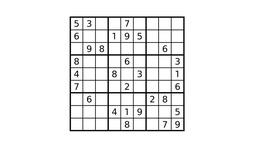
#> input picture project/resources/sod7.jpg, 256 x 146 px, shrunk from 1575 x 900 before the run
$ python -i ahasd.py   (imports and definitions only)
#> lines starting #> are read from the running program, lines starting #| are printed output that depends on the picture; after the words box and inside, x2 and y2 are one past the last pixel; in counts of white or black regions, pixels touching at a corner belong together
'''This class takes an image path as input, performs preprocessing, identifies the
grid, crops the grid, corrects perspective, writes all these stages to StagesImages folder and
finally slices the grid into 81 cells and returns the 2D array of 81 cell images'''
import cv2
import os
import numpy as np


class BoardExtractor:
    '''Initializes the Class'''

    def __init__(self, imagepath):
#> called with imagepath = 'resources/sod7.jpg'
        self.image = cv2.imread(imagepath, 0)
#> self.image is the input picture: shape (146, 256); min 0, max 255, mean 237.6
        self.originalimage = np.copy(self.image)
        self.extractedgrid = None

    '''This function blurs the image, applies thresholding, inverts it and dilates the image'''

    # [38 lines left out: function preprocess_image, not called in this run]

    '''This function finds the grid (the biggest blob), uses Hough transform to find lines,
    fuses related lines, finds the border lines of the grid, warps the board to correct
    perspective and stores the board in self.extractedgrid'''

    def detect_and_crop_grid(self):

        # Using flood filling to find the biggest blob in the picture
        outerbox = self.image
        maxi = -1
        maxpt = None
        value = 10
        try:
            os.remove("StagesImages/5.jpg")
        except:
            pass
        height, width = np.shape(outerbox)
#> height = 146; width = 256
        for y in range(height):
            row = self.image[y]
            for x in range(width):
                if row[x] >= 128:
                    area = cv2.floodFill(outerbox, None, (x, y), 64)[0]
                    if value > 0:
                        cv2.imwrite("StagesImages/5.jpg", outerbox)
                        value -= 1
                    if area > maxi:
                        maxpt = (x, y)
                        maxi = area
#> this loop made 146 passes
#> pass 1, in detect_and_crop_grid, `cv2.imwrite("StagesImages/5.jpg", outerbox)`:
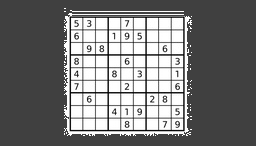
#> saved as 5.jpg: shape (146, 256); min 0, max 255, mean 121.7
#> after the loop:
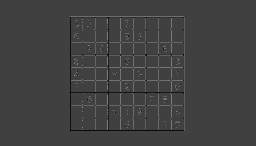
#> outerbox: shape (146, 256); min 0, max 127, mean 65.2
#> after the loop, maxi = 22685; maxpt = (0, 0); value = 0

        # Floodfill the biggest blob with white (Our sudoku board's outer grid)
        cv2.floodFill(outerbox, None, maxpt, (255, 255, 255))
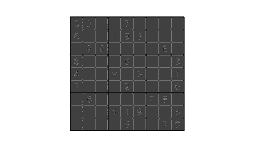
#> outerbox: shape (146, 256); min 0, max 255, mean 188.6

        # Floodfill the other blobs with black
        for y in range(height):
            row = self.image[y]
            for x in range(width):
                if row[x] == 64 and x != maxpt[0] and y != maxpt[1]:
                    cv2.floodFill(outerbox, None, (x, y), 0)
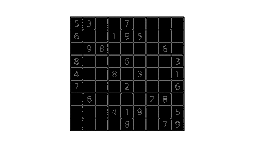
#> outerbox: shape (146, 256); min 0, max 255, mean 170.7
        try:
            os.remove("StagesImages/6.jpg")
        except:
            pass
        cv2.imwrite("StagesImages/6.jpg", outerbox)

        # Eroding it a bit to restore the image
        kernel = np.array([[0, 1, 0], [1, 1, 1], [0, 1, 0]], np.uint8)
        outerbox = cv2.erode(outerbox, kernel)
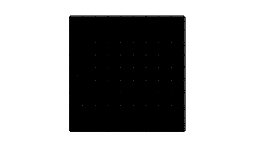
#> outerbox: shape (146, 256); min 0, max 255, mean 162.7
        try:
            os.remove("StagesImages/7.jpg")
        except:
            pass
        cv2.imwrite("StagesImages/7.jpg", outerbox)

        # Using "Hough Transform" to detect lines
        lines = cv2.HoughLines(outerbox, 1, np.pi / 180, 200)
#> lines = 33 rows, first 8: [144, 1.5], [18, 1.52], [21, 1.5], [14, 1.52], [142, 1.52], [145, 1.52], [13, 1.54], [138, 1.54]

        '''This function takes a line in it's normal form and draws it on an image'''

        def drawLine(line, img):
            height, width = np.shape(img)
            if line[0][1] != 0:
                m = -1 / np.tan(line[0][1])
                c = line[0][0] / np.sin(line[0][1])
                cv2.line(img, (0, int(c)), (width, int(m * width + c)), 255)
            else:
                cv2.line(img, (line[0][0], 0), (line[0][0], height), 255)
            return img

        # Draw and display all the lines
        tmpimg = np.copy(outerbox)
        for i in range(len(lines)):
            tmpimp = drawLine(lines[i], tmpimg)
#> this loop made 33 passes
#> (m in drawLine, c in drawLine) on passes 1 to 12: (-0.0699, 144.4), (-0.0524, 18.02), (-0.0699, 21.05), (-0.0524, 14.02), (-0.0524, 142.2), (-0.0524, 145.2), (-0.0349, 13.01), (-0.0349, 138.1), (-0.0349, 143.1), (-0.0175, 7), (0.0175, 139), (0.0349, 7)
        try:
            os.remove("StagesImages/8.jpg")
        except:
            pass
        cv2.imwrite("StagesImages/8.jpg", tmpimg)
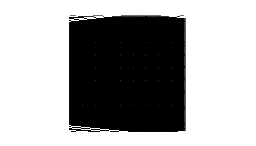
#> saved as 8.jpg: shape (146, 256); min 0, max 255, mean 164.5

        '''This function takes a list of lines and an image, fuses related a.k.a close
        lines and returns the modified list of lines'''

        def mergeLines(lines, img):
            height, width = np.shape(img)
#> height = 146; width = 256
            for current in lines:
                if current[0][0] is None and current[0][1] is None:
                    continue
                p1 = current[0][0]
                theta1 = current[0][1]
                pt1current = [None, None]
                pt2current = [None, None]
                # If the line is almost horizontal
                if theta1 > np.pi * 45 / 180 and theta1 < np.pi * 135 / 180:
                    pt1current[0] = 0
                    pt1current[1] = p1 / np.sin(theta1)
                    pt2current[0] = width
                    pt2current[1] = -pt2current[0] / np.tan(theta1) + p1 / np.sin(theta1)
                # If the line is almost vertical
                else:
                    pt1current[1] = 0
                    pt1current[0] = p1 / np.cos(theta1)
                    pt2current[1] = height
                    pt2current[0] = -pt2current[1] * np.tan(theta1) + p1 / np.cos(theta1)
                # Now to fuse lines
                for pos in lines:
                    if pos[0].all() == current[0].all():
                        continue
                    if abs(pos[0][0] - current[0][0]) < 20 and abs(pos[0][1] - current[0][1]) < np.pi * 10 / 180:
                        p = pos[0][0]
                        theta = pos[0][1]
                        pt1 = [None, None]
                        pt2 = [None, None]
                        # If the line is almost horizontal
                        if theta > np.pi * 45 / 180 and theta < np.pi * 135 / 180:
                            pt1[0] = 0
                            pt1[1] = p / np.sin(theta)
                            pt2[0] = width
                            pt2[1] = -pt2[0] / np.tan(theta) + p / np.sin(theta)
                        # If the line is almost vertical
                        else:
                            pt1[1] = 0
                            pt1[0] = p / np.cos(theta)
                            pt2[1] = height
                            pt2[0] = -pt2[1] * np.tan(theta) + p / np.cos(theta)
                        # If the endpoints are close to each other, merge the lines
                        if (pt1[0] - pt1current[0]) ** 2 + (pt1[1] - pt1current[1]) ** 2 < 64 ** 2 and (
                                pt2[0] - pt2current[0]) ** 2 + (pt2[1] - pt2current[1]) ** 2 < 64 ** 2:
                            current[0][0] = (current[0][0] + pos[0][0]) / 2
                            current[0][1] = (current[0][1] + pos[0][1]) / 2
                            pos[0][0] = None
                            pos[0][1] = None
#> this loop made 33 passes
#> (p1, theta1) on passes 1 to 12: (144, 1.5), (18, 1.52), (21, 1.5), (14, 1.52), (142, 1.52), (145, 1.52), (13, 1.54), (138, 1.54), (143, 1.54), (7, 1.55), (139, 1.59), (7, 1.61)
#> (p1, theta1) on passes 19, 24: (nan, nan), (nan, nan)
#> after the loop, pos = [[29, 1.45]]
            # Now to remove the "None" Lines
            lines = list(filter(lambda a: a[0][0] is not None and a[0][1] is not None, lines))
#> lines = 33 items, first 6: [[144, 1.5]], [[4.5, 1.58]], [[21, 1.5]], [[14, 1.52]], [[142, 1.52]], [[145, 1.52]]
            return lines

        # Call the Merge Lines function and store the fused lines
        lines = mergeLines(lines, outerbox)

        # Now to find the extreme lines (The approximate borders of our sudoku board

        topedge = [[1000, 1000]]
        bottomedge = [[-1000, -1000]]
        leftedge = [[1000, 1000]]
        leftxintercept = 100000
        rightedge = [[-1000, -1000]]
        rightxintercept = 0
        for i in range(len(lines)):
            current = lines[i][0]
            p = current[0]
            theta = current[1]
            xIntercept = p / np.cos(theta)

            # If the line is nearly vertical
            if theta > np.pi * 80 / 180 and theta < np.pi * 100 / 180:
                if p < topedge[0][0]:
                    topedge[0] = current[:]
                if p > bottomedge[0][0]:
                    bottomedge[0] = current[:]

            # If the line is nearly horizontal
            if theta < np.pi * 10 / 180 or theta > np.pi * 170 / 180:
                if xIntercept > rightxintercept:
                    rightedge[0] = current[:]
                    rightxintercept = xIntercept
                elif xIntercept <= leftxintercept:
                    leftedge[0] = current[:]
                    leftxintercept = xIntercept
#> this loop made 33 passes
#> (p, theta, xIntercept) on passes 1 to 12: (144, 1.5, 2064.3), (4.5, 1.58, -515.7), (21, 1.5, 301), (14, 1.52, 267.5), (142, 1.52, 2713.2), (145, 1.52, 2770.6), (13, 1.54, 372.5), (138, 1.54, 3954.2), (143, 1.54, 4097.5), (7, 1.55, 401.1), (139, 1.59, -7964.5), (7, 1.61, -200.6)
#> after the loop, bottomedge = [[145, 1.52]]; leftedge = [[1000, 1000]]; leftxintercept = 100000; rightedge = [[-1000, -1000]]; rightxintercept = 0; topedge = [[-5, 1.69]]

        # Drawing the lines
        tmpimg = np.copy(outerbox)
        tmppp = np.copy(self.originalimage)
        tmppp = drawLine(leftedge, tmppp)
        tmppp = drawLine(rightedge, tmppp)
        tmppp = drawLine(topedge, tmppp)
#> in drawLine (call 36), `cv2.line(img, (0, int(c)), (width, int(m * width + c)), 255)`: img: shape (146, 256); 0.1% of pixels changed, all inside (x1, y1, x2, y2) = (128, 11, 191, 19)
        tmppp = drawLine(bottomedge, tmppp)
#> in drawLine (call 37), `cv2.line(img, (0, int(c)), (width, int(m * width + c)), 255)`: img: shape (146, 256); min 0, max 255, mean 237.7

        tmpimg = drawLine(leftedge, tmpimg)
        tmpimg = drawLine(rightedge, tmpimg)
        tmpimg = drawLine(topedge, tmpimg)
#> in drawLine (call 40), `cv2.line(img, (0, int(c)), (width, int(m * width + c)), 255)`: img: shape (146, 256); 0.07% of pixels changed, all inside (x1, y1, x2, y2) = (161, 15, 186, 18)
        tmpimg = drawLine(bottomedge, tmpimg)
        try:
            os.remove("StagesImages/9.jpg")
        except:
            pass
        cv2.imwrite("StagesImages/9.jpg", tmpimg)

        leftedge = leftedge[0]
#> leftedge = [1000, 1000]
        rightedge = rightedge[0]
#> rightedge = [-1000, -1000]
        bottomedge = bottomedge[0]
#> bottomedge = [145, 1.52]
        topedge = topedge[0]
#> topedge = [-5, 1.69]

        # Calculating two points that lie on each of the four lines
        left1 = [None, None]
        left2 = [None, None]
        right1 = [None, None]
        right2 = [None, None]
        top1 = [None, None]
        top2 = [None, None]
        bottom1 = [None, None]
        bottom2 = [None, None]

        if leftedge[1] != 0:
            left1[0] = 0
            left1[1] = leftedge[0] / np.sin(leftedge[1])
            left2[0] = width
            left2[1] = -left2[0] / np.tan(leftedge[1]) + left1[1]
        else:
            left1[1] = 0
            left1[0] = leftedge[0] / np.cos(leftedge[1])
            left2[1] = height
            left2[0] = left1[0] - height * np.tan(leftedge[1])

        if rightedge[1] != 0:
            right1[0] = 0
            right1[1] = rightedge[0] / np.sin(rightedge[1])
            right2[0] = width
            right2[1] = -right2[0] / np.tan(rightedge[1]) + right1[1]
        else:
            right1[1] = 0
            right1[0] = rightedge[0] / np.cos(rightedge[1])
            right2[1] = height
            right2[0] = right1[0] - height * np.tan(rightedge[1])

        bottom1[0] = 0
        bottom1[1] = bottomedge[0] / np.sin(bottomedge[1])

        bottom2[0] = width
        bottom2[1] = -bottom2[0] / np.tan(bottomedge[1]) + bottom1[1]

        top1[0] = 0
        top1[1] = topedge[0] / np.sin(topedge[1])
        top2[0] = width
        top2[1] = -top2[0] / np.tan(topedge[1]) + top1[1]

        # Next, we find the intersection of these four lines

        leftA = left2[1] - left1[1]
#> leftA = -174.1
        leftB = left1[0] - left2[0]
#> leftB = -256
        leftC = leftA * left1[0] + leftB * left1[1]
#> leftC = -309597.7

        rightA = right2[1] - right1[1]
#> rightA = 174.1
        rightB = right1[0] - right2[0]
#> rightB = -256
        rightC = rightA * right1[0] + rightB * right1[1]
#> rightC = -309597.7

        topA = top2[1] - top1[1]
#> topA = 31.43
        topB = top1[0] - top2[0]
#> topB = -256
        topC = topA * top1[0] + topB * top1[1]
#> topC = 1289.6

        bottomA = bottom2[1] - bottom1[1]
#> bottomA = -13.42
        bottomB = bottom1[0] - bottom2[0]
#> bottomB = -256
        bottomC = bottomA * bottom1[0] + bottomB * bottom1[1]
#> bottomC = -37170.9

        # Intersection of left and top

        detTopLeft = leftA * topB - leftB * topA
#> detTopLeft = 52619.3

        ptTopLeft = ((topB * leftC - leftB * topC) / detTopLeft, (leftA * topC - topA * leftC) / detTopLeft)
#> ptTopLeft = (1512.5, 180.7)

        # Intersection of top and right

        detTopRight = rightA * topB - rightB * topA
#> detTopRight = -36525.7

        ptTopRight = ((topB * rightC - rightB * topC) / detTopRight, (rightA * topC - topA * rightC) / detTopRight)
#> ptTopRight = (-2178.9, -272.6)

        # Intersection of right and bottom

        detBottomRight = rightA * bottomB - rightB * bottomA
#> detBottomRight = -48007.1

        ptBottomRight = (
            (bottomB * rightC - rightB * bottomC) / detBottomRight,
            (rightA * bottomC - bottomA * rightC) / detBottomRight)
#> ptBottomRight = (-1452.7, 221.3)

        # Intersection of bottom and left

        detBottomLeft = leftA * bottomB - leftB * bottomA
#> detBottomLeft = 41137.9

        ptBottomLeft = ((bottomB * leftC - leftB * bottomC) / detBottomLeft,
                        (leftA * bottomC - bottomA * leftC) / detBottomLeft)
#> ptBottomLeft = (1695.3, 56.35)

        # Plotting the found extreme points
        cv2.circle(tmppp, (int(ptTopLeft[0]), int(ptTopLeft[1])), 5, 0, -1)
        cv2.circle(tmppp, (int(ptTopRight[0]), int(ptTopRight[1])), 5, 0, -1)
        cv2.circle(tmppp, (int(ptBottomLeft[0]), int(ptBottomLeft[1])), 5, 0, -1)
        cv2.circle(tmppp, (int(ptBottomRight[0]), int(ptBottomRight[1])), 5, 0, -1)
        try:
            os.remove("StagesImages/10.jpg")
        except:
            pass
        cv2.imwrite("StagesImages/10.jpg", tmppp)

        # Finding the maximum length side

        leftedgelensq = (ptBottomLeft[0] - ptTopLeft[0]) ** 2 + (ptBottomLeft[1] - ptTopLeft[1]) ** 2
#> leftedgelensq = 48870.5
        rightedgelensq = (ptBottomRight[0] - ptTopRight[0]) ** 2 + (ptBottomRight[1] - ptTopRight[1]) ** 2
#> rightedgelensq = 771326.5
        topedgelensq = (ptTopRight[0] - ptTopLeft[0]) ** 2 + (ptTopLeft[1] - ptTopRight[1]) ** 2
#> topedgelensq = 13832211.2
        bottomedgelensq = (ptBottomRight[0] - ptBottomLeft[0]) ** 2 + (ptBottomLeft[1] - ptBottomRight[1]) ** 2
#> bottomedgelensq = 9937330.5
        maxlength = int(max(leftedgelensq, rightedgelensq, bottomedgelensq, topedgelensq) ** 0.5)
#> maxlength = 3719

        # Correcting the skewed perspective
        src = [(0, 0)] * 4
        dst = [(0, 0)] * 4
        src[0] = ptTopLeft[:]
        dst[0] = (0, 0)
        src[1] = ptTopRight[:]
        dst[1] = (maxlength - 1, 0)
        src[2] = ptBottomRight[:]
        dst[2] = (maxlength - 1, maxlength - 1)
        src[3] = ptBottomLeft[:]
        dst[3] = (0, maxlength - 1)
        src = np.array(src).astype(np.float32)
#> src = [[1512.5, 180.7], [-2178.9, -272.6], [-1452.7, 221.3], [1695.3, 56.35]]
        dst = np.array(dst).astype(np.float32)
#> dst = [[0, 0], [3718, 0], [3718, 3718], [0, 3718]]
        self.extractedgrid = cv2.warpPerspective(self.originalimage, cv2.getPerspectiveTransform(src, dst),
                                                 (maxlength, maxlength))
#> self.extractedgrid: shape (3719, 3719); every value is 0
        try:
            os.remove("StagesImages/11.jpg")
        except:
            pass
        cv2.imwrite("StagesImages/11.jpg", self.extractedgrid)
        # Resizing the grid to a 252X252 size because MNIST has 28X28 images
        self.extractedgrid = cv2.resize(self.extractedgrid, (252, 252))
#> self.extractedgrid: shape (252, 252); every value is 0

    '''This function thresholds, inverts, slices the grid into 81 pieces and returns the 2D array
    of cell images'''

    # [41 lines left out: function create_image_grid, not called in this run]

>>> result = BoardExtractor('resources/sod7.jpg').detect_and_crop_grid()

$ run again, on project/resources/sod8.jpg
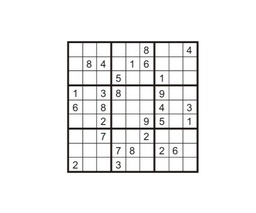
#> input picture project/resources/sod8.jpg, 256 x 213 px, shrunk from 577 x 479 before the run
#> after the loop in detect_and_crop_grid, `for y in range(height):`:
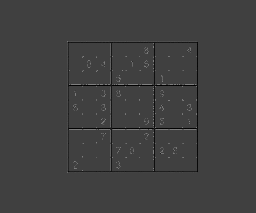
#> outerbox: shape (213, 256); min 0, max 127, mean 63.8
#> after the loop in detect_and_crop_grid, `for y in range(height):`: maxi = 35894; maxpt = (0, 0); value = 0
#> in detect_and_crop_grid, `lines = cv2.HoughLines(outerbox, 1, np.pi / 180, 200)`: lines = 771 rows, first 8: [50, 1.38], [53, 1.38], [206, 1.38], [46, 1.4], [207, 1.4], [3, 1.75], [160, 1.75], [163, 1.75]
#> the loop in detect_and_crop_grid, `for i in range(len(lines)):` made 771 passes
#> the loop in mergeLines, `for current in lines:` made 771 passes
#> after the loop in mergeLines, `for current in lines:`: pos = [[-158, 2.76]]
#> in mergeLines, `lines = list(filter(lambda a: a[0][0] is not None and a[0][1] is not N..`: lines = 771 items, first 6: [[50, 1.38]], [[53, 1.38]], [[206, 1.38]], [[46, 1.4]], [[207, 1.4]], [[0.188, 1.63]]
#> the loop in detect_and_crop_grid, `for i in range(len(lines)):` made 771 passes
#> (p, theta, xIntercept, rightxintercept) on pass 191: (-0.5, 2.98, 0.506, 0.506)
#> in detect_and_crop_grid, `self.extractedgrid = cv2.warpPerspective(self.originalimage, cv2.getPe..`:
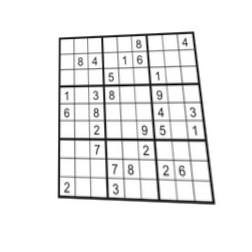
#> self.extractedgrid: shape (252, 252); min 0, max 255, mean 237.7
